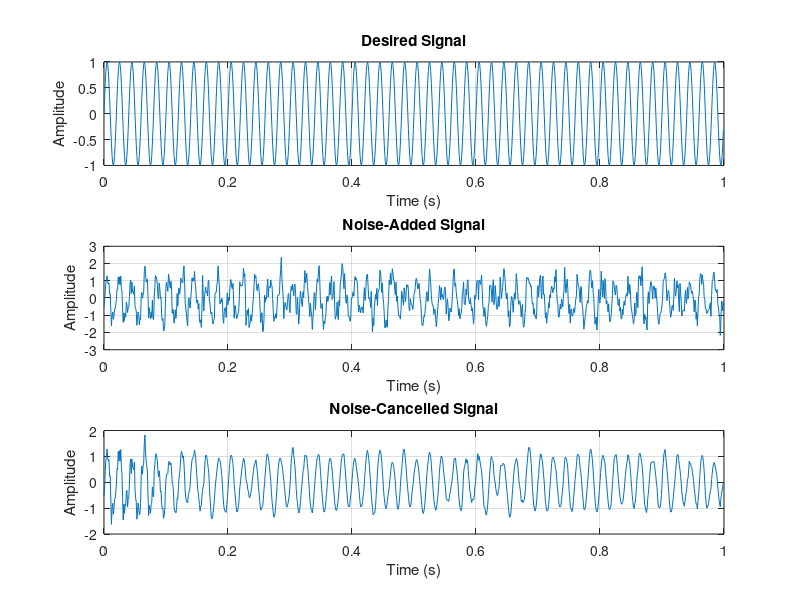

The MATLAB script that drew this image:
clc;
clear;
close all;

fs = 1000;
t = 0:1/fs:1-1/fs;
N = length(t);
s = sin(2*pi*50*t);
x = randn(1, N);
V = filter([1 0.5], 1, x);
V = 0.5*V / std(V);
d = s + V;

M = 16;
mu = 0.01;
w = zeros(M, 1);
y = zeros(1, N);
e = d;

for n = M:N
    xn = x(n:-1:n-M+1).';
    y(n) = w.'*xn;
    e(n) = d(n) - y(n);
    w = w + mu*e(n)*xn;
end

valid = M:N;
output_power = mean(e(valid).^2);
MSE_before = mean((d(valid) - s(valid)).^2);
MSE_after = mean((e(valid) - s(valid)).^2);
fprintf('LMS filter taps = %d (order %d)\n', M, M-1);
fprintf('Step size = %.3f\n', mu);
fprintf('Noise-cancelled output power = %.6f\n', output_power);
fprintf('MSE before cancellation = %.6f\n', MSE_before);
fprintf('MSE after cancellation = %.6f\n', MSE_after);

figure;

subplot(3, 1, 1);
plot(t, s);
title('Desired Signal');
xlabel('Time (s)');
ylabel('Amplitude');
grid on;

subplot(3, 1, 2);
plot(t, d);
title('Noise-Added Signal');
xlabel('Time (s)');
ylabel('Amplitude');
grid on;

subplot(3, 1, 3);
plot(t, e);
title('Noise-Cancelled Signal');
xlabel('Time (s)');
ylabel('Amplitude');
grid on;
